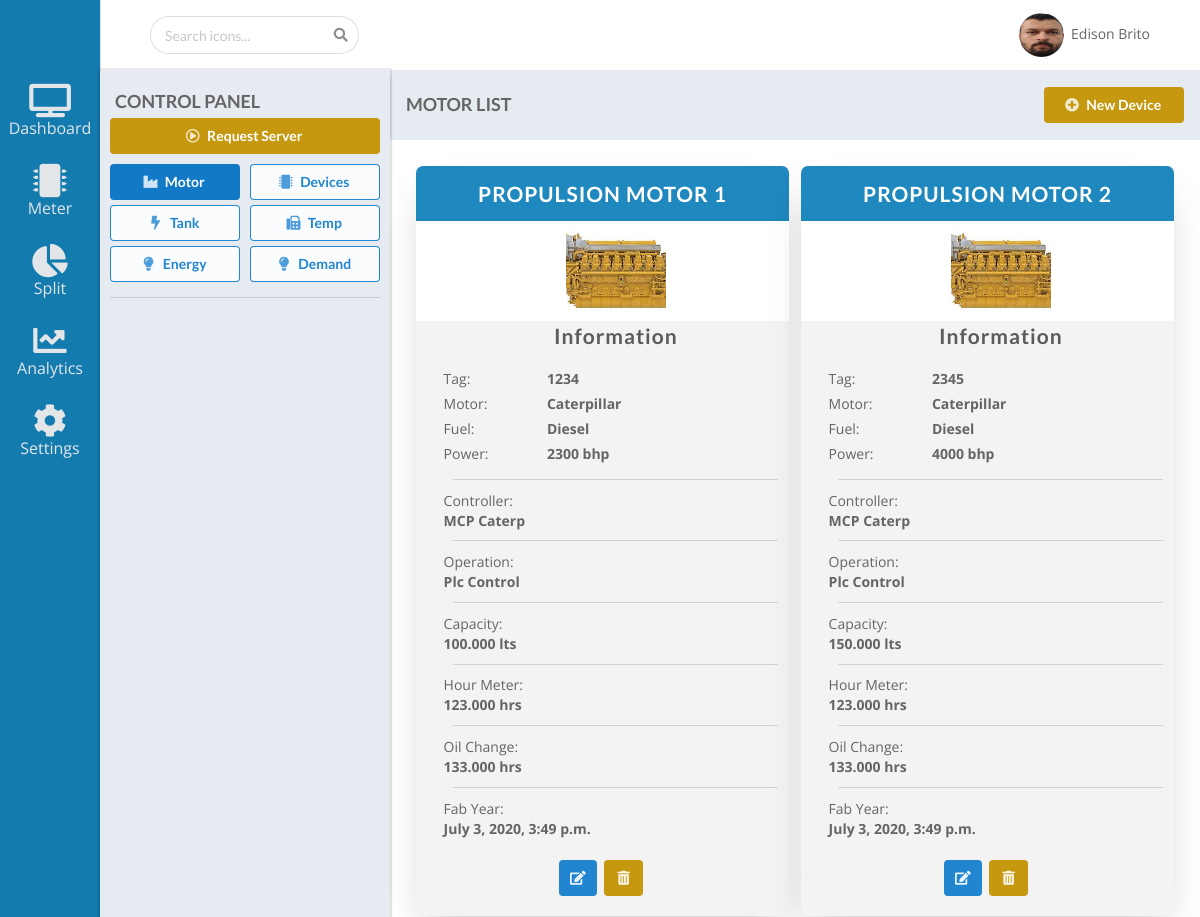
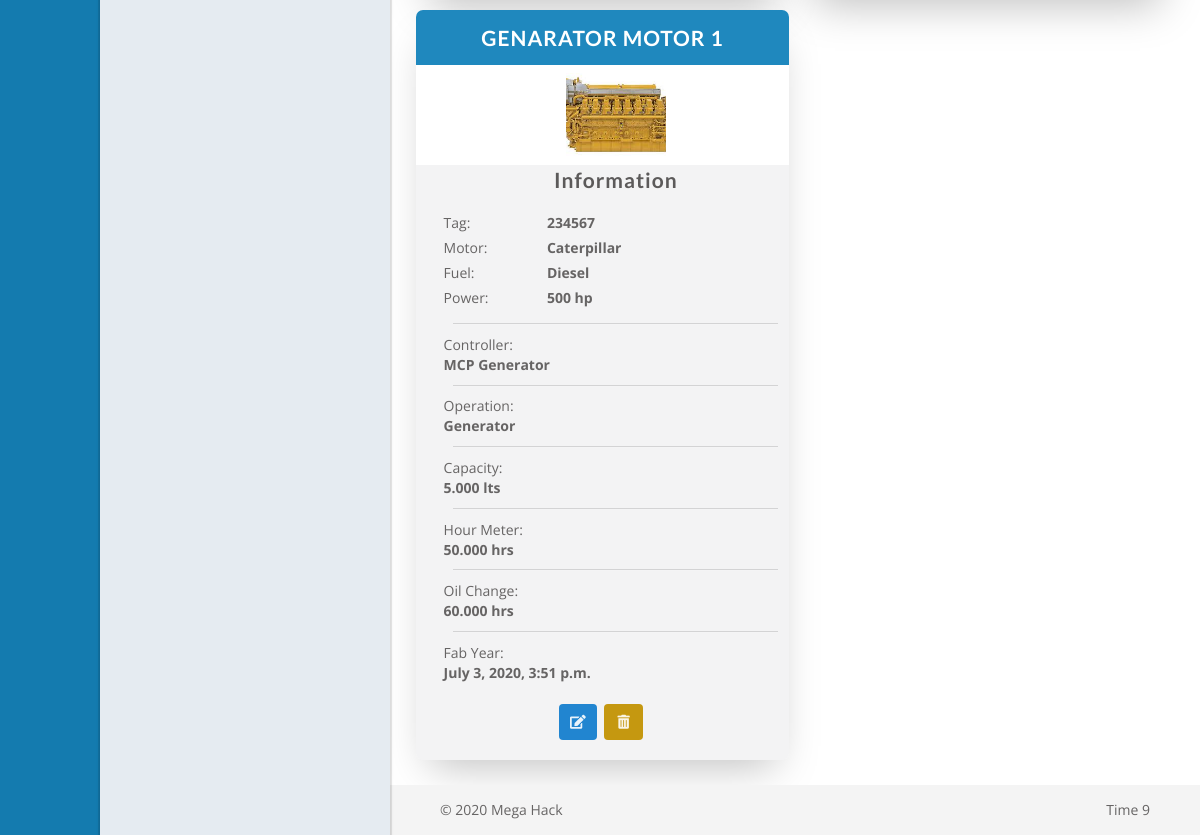
Page /device/motor_list/ on the committed database (2 pictures, top to bottom).
### device/models.py (models this page shows)
class Motor(models.Model):
    id = models.AutoField(primary_key=True)
    tag = models.CharField(max_length=30, blank=False)
    function = models.CharField('Function', max_length=50, blank=True)
    motor = models.CharField('Motor', max_length=50, blank=True)
    fuel = models.CharField('Fuel', max_length=50, blank=False)
    power = models.CharField(max_length=40, blank=False)
    controller = models.CharField(max_length=30, blank=False)
    operation = models.CharField(max_length=30, blank=True)
    capacity = models.CharField(max_length=50, blank=False)
    hour_meter = models.CharField(max_length=50, blank=True)
    oil_change = models.CharField(max_length=50, blank=True)
    image = StdImageField('Image', upload_to=get_file_path, default='device/LogoSmart320.png' ,variations={'thumb': {'width': 50, 'height': 50, 'crop': True}})
    year = models.DateTimeField(('date joined'), default=timezone.now)
    def __str__(self):
        return self.motor

### device/views.py (the view)
# urls.py: path('motor_list/', MotorListView.as_view(), name='motor_list'),
class MotorListView(ListView):
    model = Motor
    template_name = 'device/motors_list.html'
    context_object_name = 'motor'
    def get_queryset(self):
        context = {}
        motor = Motor.objects.all()
        context['motor']= motor
        print(context)
        return context

### device/templates/device/motors_list.html (shortened to what this page needs)
{% extends 'base.html' %}
{% load static %}
{% block header-control %}
  <div class="header-control-title"><h3>MOTOR LIST</h3> </div>
    <div class="header-control-button">
        <a  class="fluid ui yellow button test button "><i class="plus circle  icon"></i>New Device</a>
    </div>
  </div>
{% endblock %}
{% block menu %}
{% include 'device/menu/cpanel.html' %}
{% endblock %}
{% block main %}
<div class="main">
    <ul class="cards">
        {% for motor in object_list.motor %}
      <li class="cards_item">
        <div class="card">
          <div class="card_content">
            <h2 class="card_title">{{ motor.function|upper }}</h2>
          </div>
            <div class="card_image">
              <img src="{{ motor.image.url }}"
              style="width: 100px;height: 100px; object-fit: cover;">
            </div>
                 <div class="card_data">
                    <h2 class="card_info">Information</h2>
                    <div id="left">Tag:</div><div id="right">{{ motor.tag }}</div>
                    <div id="left">Motor:</div><div id="right">{{ motor.motor }}  </div>
                    <div id="left">Fuel:</div><div id="right">{{ motor.fuel }} </div>
                    <div id="left">Power:</div><div id="right">{{ motor.power }}</div>
                    <div class="ui divider"></div>
                    <div id="_data">Controller:</div><div id="right_data">{{ motor.controller }}</div>
                    <div class="ui divider"></div>
                    <div id="_data">Operation:</div><div id="right_data">{{ motor.operation }}</div>
                    <div class="ui divider"></div>
                    <div id="_data">Capacity:</div><div id="right_data">{{ motor.capacity }}</div>
                    <div class="ui divider"></div>
                    <div id="_data">Hour Meter:</div><div id="right_data">{{ motor.hour_meter }}</div>
                    <div class="ui divider"></div>
                    <div id="_data">Oil Change:</div><div id="right_data">{{ motor.oil_change }}</div>
                    <div class="ui divider"></div>
                    <div id="_data">Fab Year:</div><div id="right_data">{{ motor.year }}</div>
                </div>
                 <div class="card_footer">
                     <button class="ui blue icon button"><i class="edit icon"></i></button>
                     <button class="ui yellow icon button"><i class="trash alternate icon"></i></button>
                </div>
        </div>
      </li>
      {% endfor %}
    </ul>
  </div>
{% endblock %}

### static/assets/css/style.css (style rules this page uses)
body { margin: 0; padding: 0; color: #666464; font-family: 'Open Sans', Helvetica, sans-serif; box-sizing: border-box; }
a { color: #e3e6e9; text-decoration: none; }

### static/assets/css/control-panel.css (style rules this page uses)
:root { --main--text-padding-top: 10px; --main--text-padding-left: 15px; --main--text-padding-bottom: 5px; --main-color: rgba(203, 201, 204, 0.616); }
.ui.yellow.button, .ui.yellow.buttons .button { background-color: #c59810; color: #fff; text-shadow: none; background-image: none; }

### device/templates/device/motors_list.html (style rules this page uses)
*, *::before, *::after { box-sizing: border-box; }
body { font-style: normal; font-weight: 400; letter-spacing: 0; }
.main { padding: 20px; }
.card_image { width: 400px; height: 100px; object-fit: cover; text-align: center; }
.cards { display: flex; flex-wrap: wrap; list-style: none; margin: 0; padding: 0; justify-content: flex-start; }
.cards_item { display: flex; padding: 0.4rem; }
@media (min-width: 600px) { .cards_item { width: 400px; } }
@media (min-width: 1000px) { .cards_item { width: 50%; } }
.card { background-color: #fff; border-radius: 0.5rem; box-shadow: 0 20px 40px -14px rgba(0, 0, 0, 0.25); display: flex; flex-direction: column; overflow: hidden; height: 750px; width: 400px; }
.card_content { padding: 1rem; background: #1f88be; }
.card_title { color: #fff; font-size: 1.5rem; font-weight: 700; letter-spacing: 1px; text-transform: capitalize; margin: 0px; text-align: center; }
.card_info { color: #5c5a5a; font-size: 1.5rem; font-weight: 700; letter-spacing: 1px; text-transform: capitalize; margin: 20px; text-align: center; }
.card_data { padding: 0.1rem; padding-left: 2rem; background-color: #d4d4d545; height: 750px; }
.card_footer { background-color: #d4d4d545; padding-bottom: 20px; text-align: center; }
#left { width: 30%; display: inline-block; padding-left: 0px; padding-bottom: 5px; }
#right { width: 70%; display: inline-block; font-weight: bold; }
#right_data { font-size: 14px; width: 100%; padding: 0; font-weight: bold; }
.ui.divider { margin: 0.7rem; }

### rows in the picture
Motor: function "PROPULSION MOTOR 1", image (picture), tag "1234", motor "Caterpillar", fuel "Diesel", power "2300 bhp", controller "MCP Caterp", operation "Plc Control", capacity "100.000 lts", hour_meter "123.000 hrs", oil_change "133.000 hrs", year "July 3, 2020, 3:49 p.m."
Motor: function "PROPULSION MOTOR 2", image (picture), tag "2345", motor "Caterpillar", fuel "Diesel", power "4000 bhp", controller "MCP Caterp", operation "Plc Control", capacity "150.000 lts", hour_meter "123.000 hrs", oil_change "133.000 hrs", year "July 3, 2020, 3:49 p.m."
Motor: function "GENARATOR MOTOR 1", image (picture), tag "234567", motor "Caterpillar", fuel "Diesel", power "500 hp", controller "MCP Generator", operation "Generator", capacity "5.000 lts", hour_meter "50.000 hrs", oil_change "60.000 hrs", year "July 3, 2020, 3:51 p.m."
